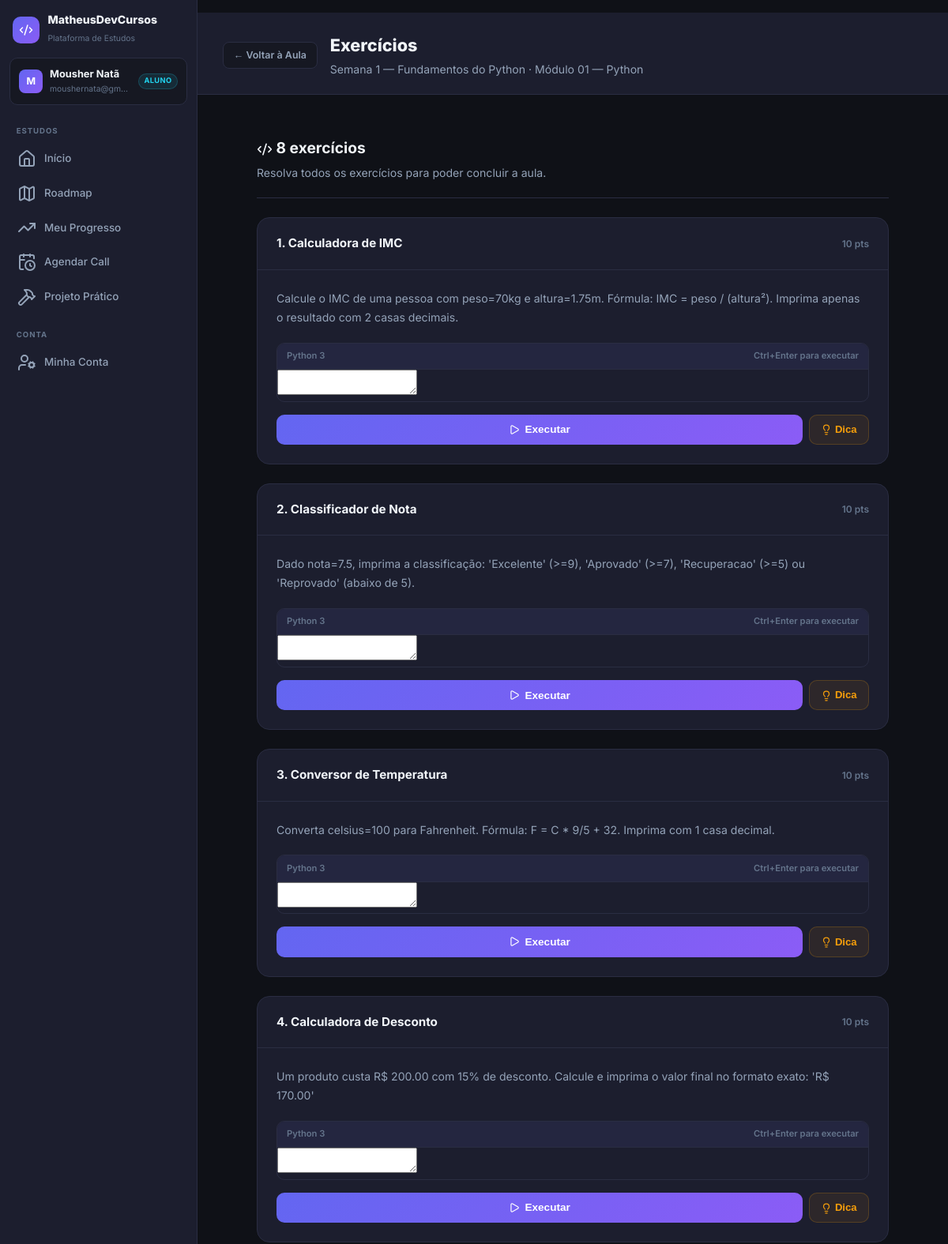
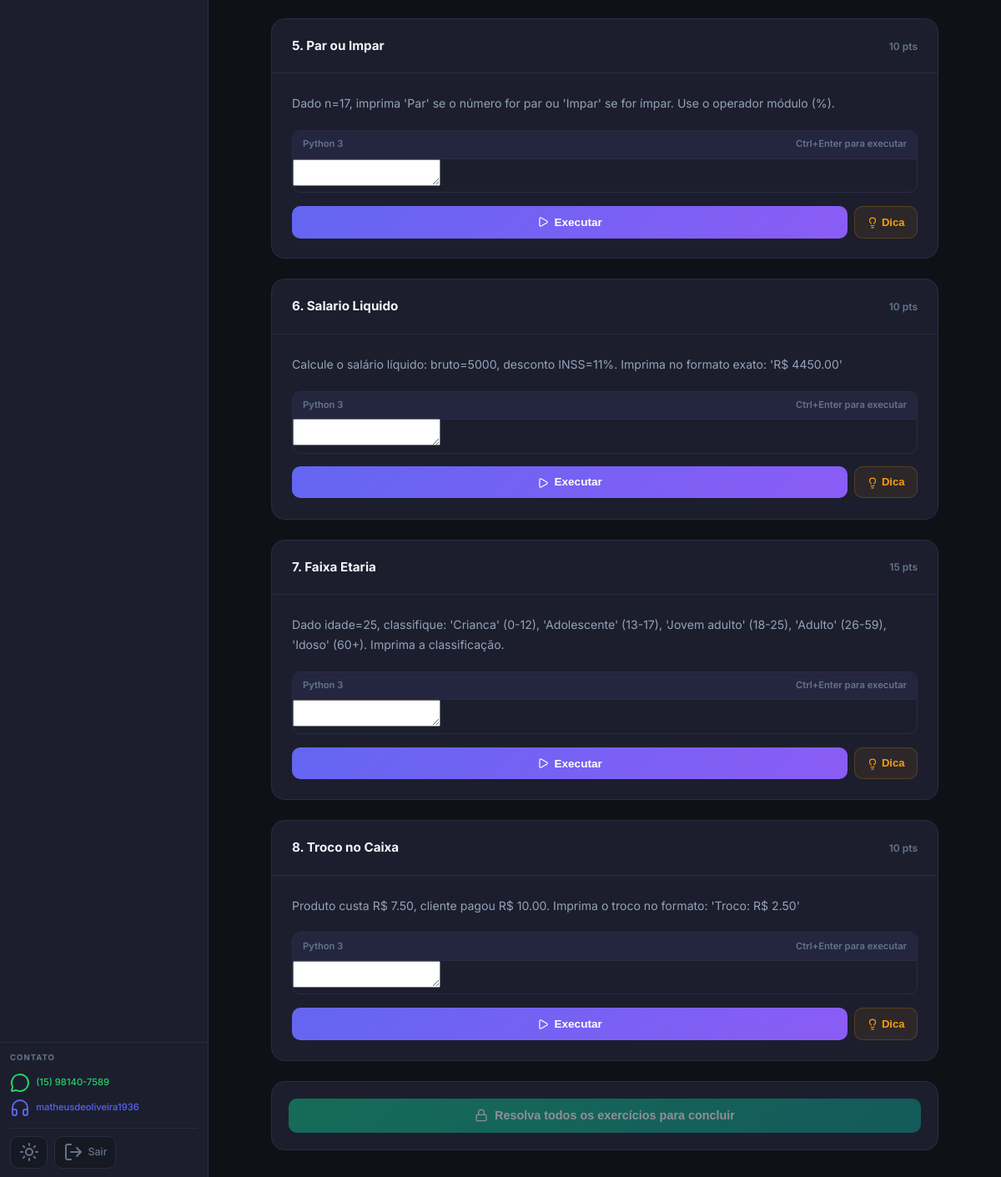
The page /lesson/1/exercises (signed in) on the database its author committed (2 pictures, top to bottom).
### app.py (models this page shows)
class User(UserMixin, db.Model):
    id = db.Column(db.Integer, primary_key=True)
    username = db.Column(db.String(80), unique=True, nullable=False)
    email = db.Column(db.String(120), unique=True, nullable=True)
    password_hash = db.Column(db.String(200), nullable=False)
    role = db.Column(db.String(20), default='student')
    created_at = db.Column(db.DateTime, default=datetime.utcnow)
    is_active_user = db.Column(db.Boolean, default=True)
    modules = db.relationship('UserModule', backref='user', lazy=True, cascade='all, delete-orphan')
    progress = db.relationship('LessonProgress', backref='user', lazy=True, cascade='all, delete-orphan')
    submissions = db.relationship('ExerciseSubmission', backref='user', lazy=True, cascade='all, delete-orphan')

class Lesson(db.Model):
    id = db.Column(db.Integer, primary_key=True)
    module_id = db.Column(db.Integer, db.ForeignKey('module.id'), nullable=False)
    title = db.Column(db.String(200), nullable=False)
    subtitle = db.Column(db.String(200))
    content = db.Column(db.Text)
    week_number = db.Column(db.Integer, default=1)
    order = db.Column(db.Integer, default=1)
    duration_minutes = db.Column(db.Integer, default=60)
    exercises = db.relationship('Exercise', backref='lesson', lazy=True, order_by='Exercise.order')
    progress_records = db.relationship('LessonProgress', backref='lesson', lazy=True)

class Module(db.Model):
    id = db.Column(db.Integer, primary_key=True)
    name = db.Column(db.String(200), nullable=False)
    short_name = db.Column(db.String(80))
    description = db.Column(db.Text)
    price = db.Column(db.Float, default=0.0)
    duration = db.Column(db.String(100))
    level = db.Column(db.String(50))
    color = db.Column(db.String(20), default='purple')
    icon = db.Column(db.String(10), default='🐍')
    is_active = db.Column(db.Boolean, default=True)
    lessons = db.relationship('Lesson', backref='module', lazy=True, order_by='Lesson.order')
    users = db.relationship('UserModule', backref='module', lazy=True)

class Exercise(db.Model):
    id = db.Column(db.Integer, primary_key=True)
    lesson_id = db.Column(db.Integer, db.ForeignKey('lesson.id'), nullable=False)
    title = db.Column(db.String(200), nullable=False)
    description = db.Column(db.Text)
    starter_code = db.Column(db.Text, default='')
    expected_output = db.Column(db.Text)
    hint = db.Column(db.Text)
    points = db.Column(db.Integer, default=10)
    order = db.Column(db.Integer, default=1)
    submissions = db.relationship('ExerciseSubmission', backref='exercise', lazy=True)

### app.py (the view)
@app.route('/lesson/<int:lesson_id>/exercises')
@login_required
def lesson_exercises(lesson_id):
    lesson = Lesson.query.get_or_404(lesson_id)
    mod = lesson.module
    if current_user.role != 'admin':
        um = UserModule.query.filter_by(user_id=current_user.id, module_id=mod.id).first()
        if not um:
            flash('Sem acesso a este módulo.', 'error')
            return redirect(url_for('dashboard'))
        completed_ids = {lp.lesson_id for lp in LessonProgress.query.filter_by(user_id=current_user.id).all()}
        all_lessons = mod.lessons
        idx = next((i for i, l in enumerate(all_lessons) if l.id == lesson_id), 0)
        unlocked = idx == 0 or all_lessons[idx - 1].id in completed_ids
        if not unlocked:
            flash('Complete a aula anterior para desbloquear esta.', 'error')
            return redirect(url_for('module_view', module_id=mod.id))
    if not lesson.exercises:
        flash('Esta aula não possui exercícios.', 'warning')
        return redirect(url_for('lesson_view', lesson_id=lesson_id))
    is_completed = LessonProgress.query.filter_by(user_id=current_user.id, lesson_id=lesson_id).first() is not None
    ex_passed = {
        ex.id: ExerciseSubmission.query.filter_by(user_id=current_user.id, exercise_id=ex.id, passed=True).first() is not None
        for ex in lesson.exercises
    }
    ex_last_code = {}
    for ex in lesson.exercises:
        sub = ExerciseSubmission.query.filter_by(user_id=current_user.id, exercise_id=ex.id)\
            .order_by(ExerciseSubmission.submitted_at.desc()).first()
        ex_last_code[ex.id] = sub.code if sub else ''
    all_done = all(ex_passed.values()) if lesson.exercises else True
    return render_template('student/exercises.html',
        lesson=lesson, mod=mod, is_completed=is_completed,
        ex_passed=ex_passed, ex_last_code=ex_last_code, all_done=all_done)

### app.py (called while the page is built)
@login_manager.user_loader
def load_user(user_id):
    return User.query.get(int(user_id))

### templates/student/exercises.html (shortened to what this page needs)
{% extends "base.html" %}
{% block content %}
<div class="page-header">
  <div class="page-header-inner" style="display:flex; align-items:center; gap:1rem;">
    <a href="{{ url_for('lesson_view', lesson_id=lesson.id) }}" class="btn-sm secondary">← Voltar à Aula</a>
    <div>
      <h1>Exercícios</h1>
      <p>{{ lesson.title }} · {{ mod.short_name or mod.name }}</p>
    </div>
  </div>
</div>
<div class="page-body">
<div class="page-body-inner">
  <div class="exercises-page">
    <div class="exercises-header-page">
      <h2><i data-lucide="code-2" style="width:20px;height:20px;display:inline;vertical-align:middle;"></i> {{ lesson.exercises|length }} exercício{{ 's' if lesson.exercises|length > 1 }}</h2>
      <p>Resolva todos os exercícios para poder concluir a aula.</p>
    </div>
    {% for ex in lesson.exercises %}
      <div class="exercise-card" id="exercise-{{ ex.id }}">
        <div class="exercise-card-header">
          <h3>{{ loop.index }}. {{ ex.title }}</h3>
          <div style="display:flex;align-items:center;gap:0.75rem;">
            <span class="ex-pts">{{ ex.points }} pts</span>
          </div>
        </div>
        <div class="exercise-card-body">
          <div class="ex-description">
            <p>{{ ex.description }}</p>
          </div>
          <div class="editor-wrap">
            <div class="editor-toolbar">
              <span>Python 3</span>
              <span>Ctrl+Enter para executar</span>
            </div>
            <textarea id="editor-{{ ex.id }}">{{ ex_last_code.get(ex.id, '') }}</textarea>
          </div>
          <div class="ex-actions">
            <button class="btn-run" id="run-btn-{{ ex.id }}"
                    onclick="submitExercise({{ ex.id }}, editors[{{ ex.id }}])">
              <i data-lucide="play" style="width:14px;height:14px;"></i> Executar
            </button>
            {% if ex.hint %}
              <button class="btn-hint" onclick="toggleHint({{ ex.id }})">
                <i data-lucide="lightbulb" style="width:14px;height:14px;display:inline;vertical-align:middle;"></i> Dica
              </button>
            {% endif %}
          </div>
        </div>
      </div>
    {% endfor %}
    <div class="complete-lesson-bar">
      {% if is_completed %}
        <div class="lesson-completed-badge"><i data-lucide="check-circle" style="width:18px;height:18px;display:inline;vertical-align:middle;"></i> Aula Concluída!</div>
      {% else %}
        <button class="btn-complete" id="btn-complete-lesson"
                onclick="completeLesson({{ lesson.id }})"
                {{ 'disabled' if not all_done }}>
          {% if not all_done %}
            <i data-lucide="lock" style="width:16px;height:16px;"></i> Resolva todos os exercícios para concluir
          {% else %}
            <i data-lucide="check" style="width:16px;height:16px;"></i> Marcar Aula como Concluída
          {% endif %}
        </button>
      {% endif %}
    </div>
  </div>
</div>
</div>
{% endblock %}

### templates/base.html (shortened to what this page needs)
<!DOCTYPE html>
<html lang="pt-BR">
<head>
  <link rel="stylesheet" href="{{ url_for('static', filename='css/style.css') }}">
  <link rel="stylesheet" href="https://cdnjs.cloudflare.com/ajax/libs/codemirror/5.65.16/codemirror.min.css">
  <link rel="stylesheet" href="https://cdnjs.cloudflare.com/ajax/libs/codemirror/5.65.16/theme/dracula.min.css">
</head>
<body>
<div class="app-layout">
  <aside class="sidebar" id="sidebar">
    <div class="sb-brand">
      <a href="{{ url_for('index') }}" class="sb-brand-link">
        <div class="sb-brand-icon"><i data-lucide="code-2" style="width:18px;height:18px;color:#fff;"></i></div>
        <div class="sb-brand-text">
          <strong>MatheusDevCursos</strong>
          <span>Plataforma de Estudos</span>
        </div>
      </a>
    </div>
    <div class="sb-user">
      <div class="sb-user-avatar">{{ current_user.username[0].upper() }}</div>
      <div class="sb-user-info">
        <strong>{{ current_user.username }}</strong>
        <small>{{ current_user.email or '' }}</small>
      </div>
      {% if current_user.role == 'admin' %}
        <span class="sb-badge sb-badge-admin">Admin</span>
      {% else %}
        <span class="sb-badge sb-badge-student">Aluno</span>
      {% endif %}
    </div>
    <nav class="sb-nav">
      {% if current_user.role == 'admin' %}
        <div class="sb-section-label">Administração</div>
        <a href="{{ url_for('admin_dashboard') }}" class="sb-link{{ ' active' if request.endpoint == 'admin_dashboard' }}">
          <i data-lucide="layout-dashboard"></i><span>Dashboard</span>
        </a>
        <a href="{{ url_for('admin_students') }}" class="sb-link{{ ' active' if request.endpoint in ['admin_students', 'admin_student_detail'] }}">
          <i data-lucide="users"></i><span>Alunos</span>
        </a>
        <a href="{{ url_for('admin_revenue') }}" class="sb-link{{ ' active' if request.endpoint == 'admin_revenue' }}">
          <i data-lucide="wallet"></i><span>Receita</span>
        </a>
        <a href="{{ url_for('admin_calls') }}" class="sb-link{{ ' active' if request.endpoint == 'admin_calls' }}">
          <i data-lucide="calendar-clock"></i><span>Calls</span>
        </a>
        <a href="{{ url_for('admin_projetos') }}" class="sb-link{{ ' active' if request.endpoint == 'admin_projetos' }}">
          <i data-lucide="hammer"></i><span>Projetos</span>
        </a>
      {% else %}
        <div class="sb-section-label">Estudos</div>
        <a href="{{ url_for('dashboard') }}" class="sb-link{{ ' active' if request.endpoint == 'dashboard' }}">
          <i data-lucide="home"></i><span>Início</span>
        </a>
        <a href="{{ url_for('roadmap') }}" class="sb-link{{ ' active' if request.endpoint == 'roadmap' }}">
          <i data-lucide="map"></i><span>Roadmap</span>
        </a>
        <a href="{{ url_for('profile') }}" class="sb-link{{ ' active' if request.endpoint == 'profile' }}">
          <i data-lucide="trending-up"></i><span>Meu Progresso</span>
        </a>
        <a href="{{ url_for('schedule_call') }}" class="sb-link{{ ' active' if request.endpoint == 'schedule_call' }}">
          <i data-lucide="calendar-clock"></i><span>Agendar Call</span>
        </a>
        <a href="{{ url_for('projeto_pratico') }}" class="sb-link{{ ' active' if request.endpoint == 'projeto_pratico' }}">
          <i data-lucide="hammer"></i><span>Projeto Prático</span>
        </a>
        <div class="sb-section-label" style="margin-top:0.5rem;">Conta</div>
        <a href="{{ url_for('minha_conta') }}" class="sb-link{{ ' active' if request.endpoint == 'minha_conta' }}">
          <i data-lucide="user-cog"></i><span>Minha Conta</span>
        </a>
      {% endif %}
    </nav>
    <div class="sb-footer">
      <div class="sb-contact">
        <div class="sb-section-label" style="padding:0;margin-bottom:0.45rem;">Contato</div>
        <a href="https://wa.me/5515981407589" target="_blank" class="sb-contact-link sb-wa">
          <i data-lucide="message-circle"></i> (15) 98140-7589
        </a>
        <a href="https://discord.com/users/matheusdeoliveira1936" target="_blank" class="sb-contact-link sb-dc">
          <i data-lucide="headphones"></i> matheusdeoliveira1936
        </a>
      </div>
      <div class="sb-actions">
        <button class="sb-action-btn" onclick="toggleTheme()" title="Alternar tema">
          <i data-lucide="sun" class="theme-icon-light"></i>
        </button>
        <a href="{{ url_for('logout') }}" class="sb-action-btn sb-logout" title="Sair">
          <i data-lucide="log-out"></i>
          <span>Sair</span>
        </a>
      </div>
    </div>
  </aside>
  <main class="main-content">
    <div style="padding: 0 2rem; padding-top: 1rem; max-width:1100px; margin:0 auto;">
    </div>
    {% block content %}{% endblock %}
  </main>
</div>
</body>
</html>

### rows shown on the page
User: username "M", username "Mousher Natã", email "moushernata@gm…"
Lesson: title "Semana 1 — Fundamentos do Python"
Module: short_name "Módulo 01 — Python"
Exercise: title "Calculadora de IMC", points "10", description "Calcule o IMC de uma pessoa com peso=70kg e altura=1.75m. Fórmula: IMC = peso / (altura²). Imprima apenas o resultado com 2 casas decimais."
Exercise: title "Classificador de Nota", points "10", description "Dado nota=7.5, imprima a classificação: 'Excelente' (>=9), 'Aprovado' (>=7), 'Recuperacao' (>=5) ou 'Reprovado' (abaixo de 5)."
Exercise: title "Conversor de Temperatura", points "10", description "Converta celsius=100 para Fahrenheit. Fórmula: F = C * 9/5 + 32. Imprima com 1 casa decimal."
Exercise: title "Calculadora de Desconto", points "10", description "Um produto custa R$ 200.00 com 15% de desconto. Calcule e imprima o valor final no formato exato: 'R$ 170.00'"
Exercise: title "Par ou Impar", points "10", description "Dado n=17, imprima 'Par' se o número for par ou 'Impar' se for ímpar. Use o operador módulo (%)."
Exercise: title "Salario Liquido", points "10", description "Calcule o salário líquido: bruto=5000, desconto INSS=11%. Imprima no formato exato: 'R$ 4450.00'"
Exercise: title "Faixa Etaria", points "15", description "Dado idade=25, classifique: 'Crianca' (0-12), 'Adolescente' (13-17), 'Jovem adulto' (18-25), 'Adulto' (26-59), 'Idoso' (60+). Imprima a classificação."
Exercise: title "Troco no Caixa", points "10", description "Produto custa R$ 7.50, cliente pagou R$ 10.00. Imprima o troco no formato: 'Troco: R$ 2.50'"

### other values the page prints
{{ lesson.exercises|length }} "8"
{{ 's' if lesson.exercises|length > 1 }} "s"
